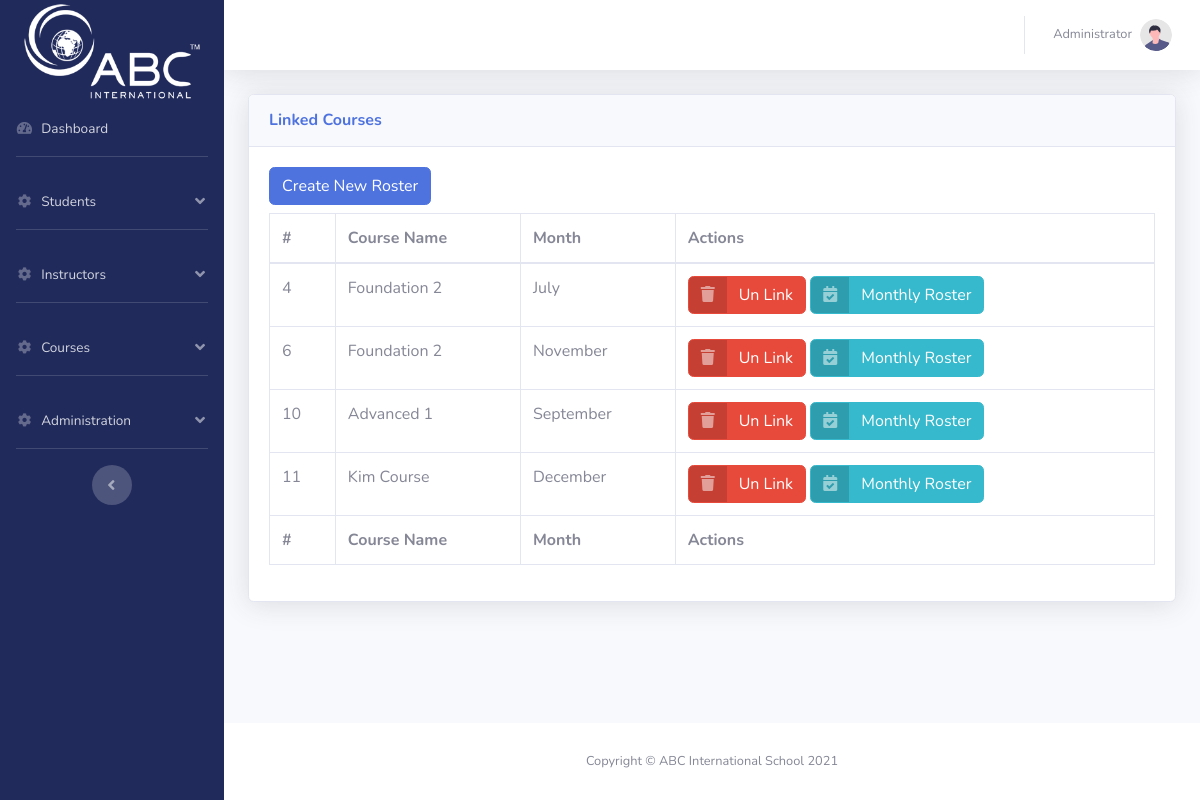
The app's page /admin_linked_courses.php (signed in), older data.
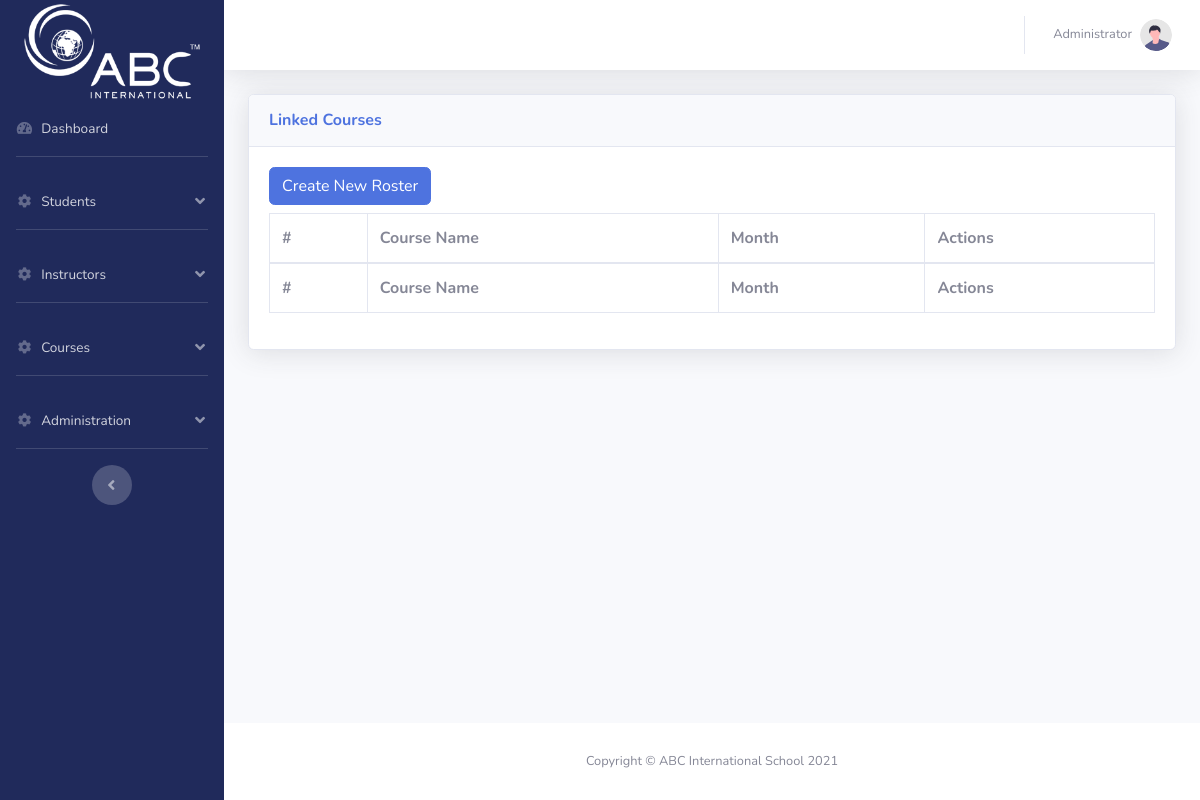
The same page, newer data.
### tables this page shows
CREATE TABLE `roster` (
  `id` int(11) NOT NULL,
  `month` varchar(1000) NOT NULL,
  `course_id` int(11) NOT NULL
);

CREATE TABLE `courses` (
  `id` int(11) NOT NULL,
  `course_name` varchar(1000) NOT NULL
);

### admin_linked_courses.php (the view, shortened to what this page needs)
<?php
require 'parts/app.php';
?>
<!DOCTYPE html>
<html lang="en">
<?php
require 'parts/head.php';
?>
<body id="page-top">
    <div id="wrapper">
        <?php require 'parts/side_bar.php'; ?>
        <div id="content-wrapper" class="d-flex flex-column">
            <div id="content">
                <?php require 'parts/top_bar.php'; ?>
                <div class="container-fluid">
                    <div class="card shadow mb-4">
                        <div class="card-header py-3">
                            <h6 class="m-0 font-weight-bold text-primary">Linked Courses</h6>
                        </div>
                        <div class="card-body">
                            <button type="button" name="add_course" class="btn btn-primary mb-2" data-toggle="modal" data-target="#myModal">Create New Roster</button>
                            <div class="table-responsive">
                                <table class="table table-bordered" id="dataTable" width="100%" cellspacing="0">
                                    <thead>
                                    <tr>
                                        <th>#</th>
                                        <th>Course Name</th>
                                        <th>Month</th>
                                        <th>Actions</th>
                                    </tr>
                                    </thead>
                                    <tfoot>
                                    <tr>
                                        <th>#</th>
                                        <th>Course Name</th>
                                        <th>Month</th>
                                        <th>Actions</th>
                                    </tr>
                                    </tfoot>
                                    <tbody>
                                    <?php
                                    $sql = "SELECT * FROM roster";
                                    $res = mysqli_query($con, $sql);
                                    if(mysqli_num_rows($res)){
                                        while($row = mysqli_fetch_array($res)){
                                            $cID = $row["course_id"];
                                            $mnth = $row["month"];
                                            $linkID = $row["id"];
                                            $s = "SELECT * FROM courses WHERE id=$cID";
                                            $r = mysqli_query($con, $s);
                                            $ro = mysqli_fetch_array($r);
                                            $course_name = $ro["course_name"];
                                            ?>
                                            <tr>
                                                <td><?php echo $row["id"]; ?></td>
                                                <td><?php echo $course_name; ?></td>
                                                <td><?php echo $mnth; ?></td>
                                                <td>
                                                    <a href="admin_linked_courses.php?unlink=<?php echo $row["id"]; ?>" class="btn btn-danger btn-icon-split">
                                                        <span class="icon text-white-50">
                                                            <i class="fas fa-trash"></i>
                                                        </span>
                                                        <span class="text">Un Link</span>
                                                    </a>
                                                    <a href="admin_show_roster.php?id=<?php echo $linkID; ?>" class="btn btn-info btn-icon-split">
                                                        <span class="icon text-white-50">
                                                            <i class="fas fa-calendar-check"></i>
                                                        </span>
                                                        <span class="text">Monthly Roster</span>
                                                    </a>
                                                </td>
                                            </tr>
                                    <?php
                                        }
                                    }
                                    ?>
                                    </tbody>
                                </table>
                            </div>
                        </div>
                    </div>
                </div>
            </div>
            <?php require 'parts/footer.php'; ?>
        </div>
    </div>
</body>
</html>

### parts/head.php (shortened to what this page needs)
<head>
    <link href="vendor/fontawesome-free/css/all.min.css" rel="stylesheet" type="text/css">
    <link href="css/custom.css?v=<?php echo rand(); ?>" rel="stylesheet" type="text/css">
    <link href="css/sb-admin-2.min.css?v=<?php echo rand(); ?>" rel="stylesheet">
</head>

### parts/side_bar.php (shortened to what this page needs)
<ul class="navbar-nav bg-gradient-primary sidebar sidebar-dark accordion" id="accordionSidebar">
    <a class="sidebar-brand d-flex align-items-center justify-content-center" href="admin_dashboard.php" style="height: 100px;">
        <img src="img/logo.png" alt="" style="width: 100%">
    </a>
    <li class="nav-item">
        <a class="nav-link" href="admin_dashboard.php">
            <i class="fas fa-fw fa-tachometer-alt"></i>
            <span>Dashboard</span></a>
    </li>
    <hr class="sidebar-divider">
    <li class="nav-item">
        <a class="nav-link" href="#" data-toggle="collapse" data-target="#collapse1" aria-expanded="true"
           aria-controls="collapse1">
            <i class="fas fa-fw fa-cog"></i>
            <span>Students</span>
        </a>
    </li>
    <hr class="sidebar-divider">
    <li class="nav-item">
        <a class="nav-link" href="#" data-toggle="collapse" data-target="#collapseTwo" aria-expanded="true"
           aria-controls="collapseTwo">
            <i class="fas fa-fw fa-cog"></i>
            <span>Instructors</span>
        </a>
    </li>
    <hr class="sidebar-divider">
    <li class="nav-item">
        <a class="nav-link" href="#" data-toggle="collapse" data-target="#collapse3" aria-expanded="true"
           aria-controls="collapse3">
            <i class="fas fa-fw fa-cog"></i>
            <span>Courses</span>
        </a>
    </li>
    <hr class="sidebar-divider">
    <li class="nav-item">
        <a class="nav-link" href="#" data-toggle="collapse" data-target="#collapse4" aria-expanded="true"
           aria-controls="collapse4">
            <i class="fas fa-fw fa-cog"></i>
            <span>Administration</span>
        </a>
    </li>
    <hr class="sidebar-divider d-none d-md-block">
    <div class="text-center d-none d-md-inline">
        <button class="rounded-circle border-0" id="sidebarToggle"></button>
    </div>
</ul>

### parts/top_bar.php (shortened to what this page needs)
<nav class="navbar navbar-expand navbar-light bg-white topbar mb-4 static-top shadow">
    <ul class="navbar-nav ml-auto">
        <li class="nav-item dropdown no-arrow">
            <a class="nav-link dropdown-toggle" href="#" id="userDropdown" role="button"
               data-toggle="dropdown" aria-haspopup="true" aria-expanded="false">
                <span class="mr-2 d-none d-lg-inline text-gray-600 small">Administrator</span>
                <img class="img-profile rounded-circle"
                     src="img/undraw_profile.svg">
            </a>
        </li>
    </ul>
</nav>

### parts/footer.php (shortened to what this page needs)
<footer class="sticky-footer bg-white">
    <div class="container my-auto">
        <div class="copyright text-center my-auto">
            <span>Copyright &copy; ABC International School 2021</span>
        </div>
    </div>
</footer>

Row changes from the older to the newer data that the page shows:
removed roster: id "4", course.course_name "Foundation 2", month "July"
removed roster: id "6", course.course_name "Foundation 2", month "November"
removed roster: id "10", course.course_name "Advanced 1", month "September"
removed roster: id "11", course.course_name "Kim Course", month "December"
